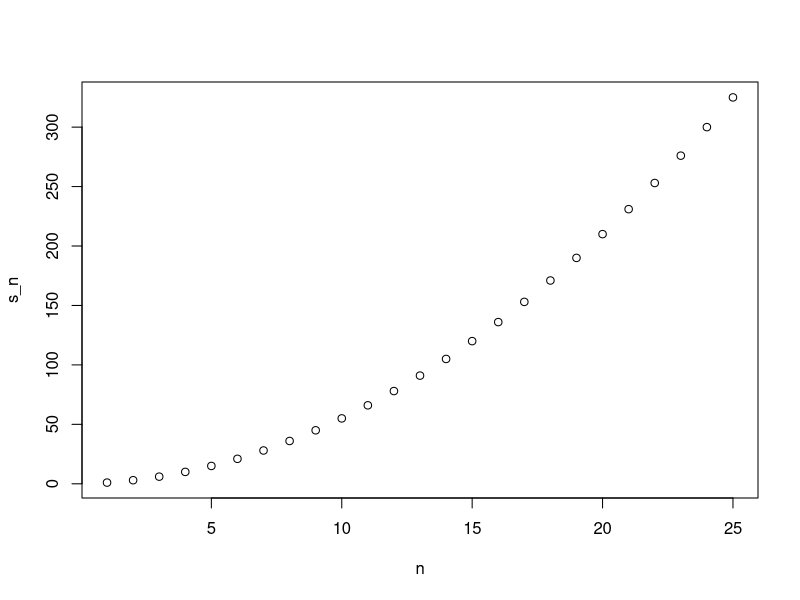
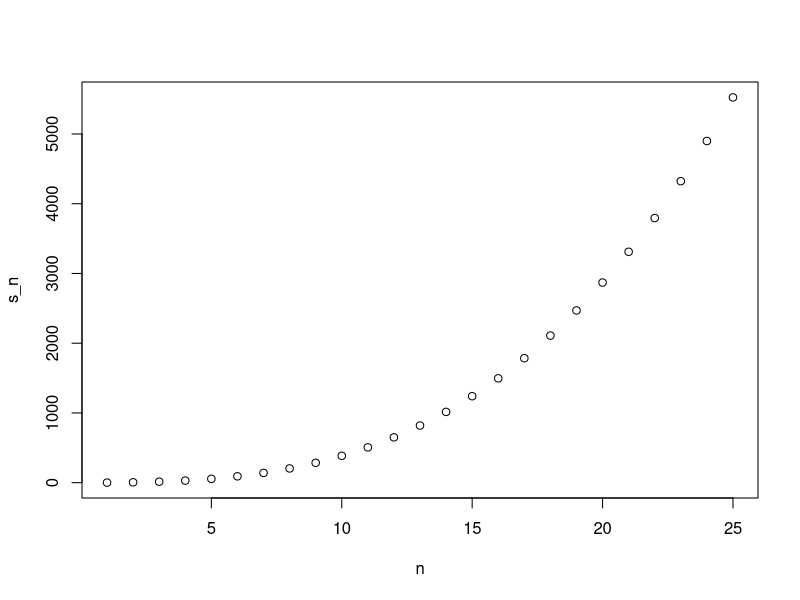

Write R code to recreate these figures, in order.
## ---- chunk 1
a <- 0

if(a!=0){print(1/a)}else{print("No reciprocal for 0.")}
## ---- chunk 2
library(dslabs)
data("murders")
murder_rate <- murders$total/murders$population*100000
## ---- chunk 3
ind <- which.min(murder_rate)

if(murder_rate[ind]<0.5){print(murders$state[ind])}else{print("No state has murder rate that low")}
## ---- chunk 4
if(murder_rate[ind]<0.25){print(murders$state[ind])}else{print("No state has murder rate that low")}

## ---- chunk 5
a <- 0
ifelse(a>0,1/a,NA)
## ---- chunk 6
a <- c(0,1,2,-4,5)
result <- ifelse(a>0,1/a,NA)
## ---- chunk 7
data.frame(a=a,is_a_positive=a>0,answer1=1/a,answer2=NA)

## ---- chunk 8
data("na_example")
no_nas <- ifelse(is.na(na_example),0,na_example)
sum(is.na(no_nas))
## ---- chunk 9
z <- c(TRUE,TRUE,FALSE)
any(z)
all(z)
## ---- chunk 10
avg <- function(x){
  s <- sum(x)
  n <- length(x)
  s/n
}
## ---- chunk 11
x <- 1:100
identical(mean(x), avg(x))
## ---- chunk 12
s <- 3
avg(1:10)
s
## ---- chunk 13



avg <- function(x, arithmetic=TRUE){
  n <- length(x)
  ifelse(arithmetic, sum(x)/n,prod(x)^(1/n))
}
## ---- chunk 14
search()
## ---- chunk 15
compute_s_n <- function(n){
  x <- 1:n
  sum(x)
}
## ---- chunk 16
for(i in 1:5){
  print(i)
}
## ---- chunk 17
m <- 25
s_n <- vector(length = m)
for(n in 1:m){
  s_n[n] <- compute_s_n(n)
}
## ---- chunk 18
n <- 1:m
plot(n, s_n)
## ---- chunk 19
x <- 1:10
sqrt(x)
y <- 1:10
x*y
## ---- chunk 20
x <- 1:10
sapply(x, sqrt)
## ---- chunk 21
n <- 1:25
s_n <- sapply(n, compute_s_n)
## ---- chunk 22
x <- c(1,2,-3,4)

if(all(x>0)){
  print("All Positives")
} else{
  print("Not all positives")
}
## ---- chunk 23
#d
## ---- chunk 24
new_names <- state.abb[which(nchar(state.name)>8)]
new_names
## ---- chunk 25
sum_n <- function(n){
  s <- sum(1:n)
  print(s)
}
sum_n(5000)
## ---- chunk 26
altman_plot <- function(x,y){
  plot(x+y,abs(x-y))
}
## ---- chunk 27
x <- 3
my_func <- function(y){
  x <- 5
  y+5
}
x
## ---- chunk 28
compute_s_n <- function(n){
  x <- seq(1:n)
  sum(x^2)
}
compute_s_n(10)
## ---- chunk 29
s_n <- vector("numeric", 25)
for(i in 1:25){
  s_n[i] <- compute_s_n(i)
}
s_n
## ---- chunk 30
n <- 1:25
sapply(n,compute_s_n)
## ---- chunk 31
install.packages('purrr')
library(purrr)
map_dbl(1:25,compute_s_n)
## ---- chunk 32
n <- 1:25
plot(n,s_n)
## ---- chunk 33
n <- 1:25
identical(s_n,n*(n+1)*(2*n+1)/6)
